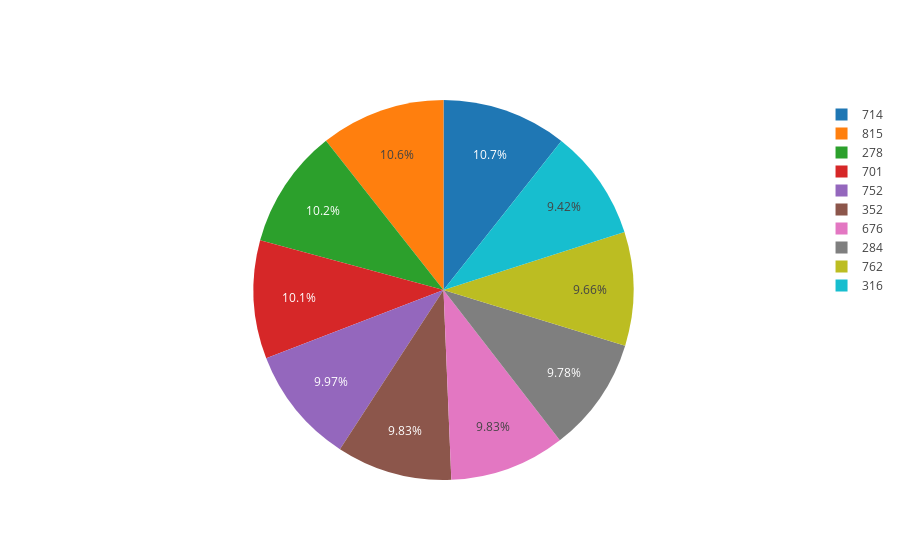

Notebook cell for this chart:
### Code cell
py.offline.iplot([trace], filename='basic_pie_chart')

### Figure 1 — Plotly figure (JSON) as saved in the notebook; plotly's stock layout.template omitted (floating-point values rounded to 4 significant figures; data arrays with more than 128 entries replaced by an {"elided": "..."} marker saying what was removed)
{"data": [{"labels": {"elided": "403 int values"}, "type": "pie", "uid": "ed6534e4-9b13-11e8-afcb-b7dce55c10cc", "values": [0.1065, 0.1061, 0.1017, 0.1008, 0.09968, 0.09832, 0.09831, 0.09783, 0.09656, 0.09422]}], "layout": {}}
